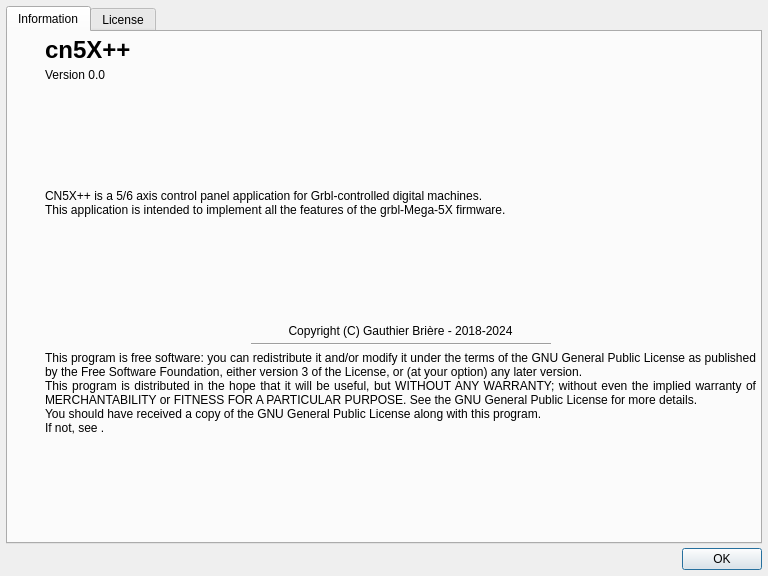
<?xml version="1.0" encoding="UTF-8"?>
<ui version="4.0">
 <author>Gauthier Brière</author>
 <comment>

 Copyright 2018-2024 Gauthier Brière (gauthier.briere &quot;at&quot; gmail.com)

 This file is part of cn5X

 cn5X is free software: you can redistribute it and/or modify it
  under the terms of the GNU General Public License as published by
 the Free Software Foundation, either version 3 of the License, or
 (at your option) any later version.

 cn5X is distributed in the hope that it will be useful, but
 WITHOUT ANY WARRANTY; without even the implied warranty of
 MERCHANTABILITY or FITNESS FOR A PARTICULAR PURPOSE.  See the
 GNU General Public License for more details.

 You should have received a copy of the GNU General Public License
 along with this program.  If not, see http://www.gnu.org/licenses/.

 </comment>
 <class>dlgApropos</class>
 <widget class="QDialog" name="dlgApropos">
  <property name="windowModality">
   <enum>Qt::ApplicationModal</enum>
  </property>
  <property name="geometry">
   <rect>
    <x>0</x>
    <y>0</y>
    <width>768</width>
    <height>576</height>
   </rect>
  </property>
  <property name="windowTitle">
   <string>About cn5X++</string>
  </property>
  <property name="windowIcon">
   <iconset resource="cn5X.qrc">
    <normaloff>images/XYZAB.svg</normaloff>images/XYZAB.svg</iconset>
  </property>
  <property name="sizeGripEnabled">
   <bool>false</bool>
  </property>
  <property name="modal">
   <bool>true</bool>
  </property>
  <layout class="QVBoxLayout" name="verticalLayout_4">
   <property name="spacing">
    <number>4</number>
   </property>
   <property name="leftMargin">
    <number>6</number>
   </property>
   <property name="topMargin">
    <number>6</number>
   </property>
   <property name="rightMargin">
    <number>6</number>
   </property>
   <property name="bottomMargin">
    <number>6</number>
   </property>
   <item>
    <widget class="QTabWidget" name="tabWidget">
     <property name="currentIndex">
      <number>0</number>
     </property>
     <widget class="QWidget" name="tab">
      <attribute name="title">
       <string>Information</string>
      </attribute>
      <layout class="QHBoxLayout" name="horizontalLayout_3">
       <property name="spacing">
        <number>4</number>
       </property>
       <property name="leftMargin">
        <number>4</number>
       </property>
       <property name="topMargin">
        <number>4</number>
       </property>
       <property name="rightMargin">
        <number>4</number>
       </property>
       <property name="bottomMargin">
        <number>4</number>
       </property>
       <item>
        <widget class="QFrame" name="frame">
         <layout class="QVBoxLayout" name="verticalLayout_2">
          <property name="leftMargin">
           <number>0</number>
          </property>
          <item>
           <widget class="QLabel" name="label">
            <property name="maximumSize">
             <size>
              <width>178</width>
              <height>141</height>
             </size>
            </property>
            <property name="text">
             <string/>
            </property>
            <property name="pixmap">
             <pixmap resource="cn5X.qrc">images/XYZAB.svg</pixmap>
            </property>
            <property name="scaledContents">
             <bool>true</bool>
            </property>
            <property name="alignment">
             <set>Qt::AlignCenter</set>
            </property>
            <property name="wordWrap">
             <bool>false</bool>
            </property>
           </widget>
          </item>
          <item>
           <spacer name="verticalSpacer_3">
            <property name="orientation">
             <enum>Qt::Vertical</enum>
            </property>
            <property name="sizeHint" stdset="0">
             <size>
              <width>20</width>
              <height>40</height>
             </size>
            </property>
           </spacer>
          </item>
         </layout>
        </widget>
       </item>
       <item>
        <layout class="QVBoxLayout" name="verticalLayout_3">
         <property name="spacing">
          <number>4</number>
         </property>
         <item>
          <widget class="QLabel" name="label_2">
           <property name="text">
            <string notr="true">&lt;h1&gt;cn5X++&lt;/h1&gt;</string>
           </property>
           <property name="alignment">
            <set>Qt::AlignLeading|Qt::AlignLeft|Qt::AlignTop</set>
           </property>
          </widget>
         </item>
         <item>
          <widget class="QLabel" name="lblVersion">
           <property name="text">
            <string>Version 0.0</string>
           </property>
          </widget>
         </item>
         <item>
          <spacer name="verticalSpacer_2">
           <property name="orientation">
            <enum>Qt::Vertical</enum>
           </property>
           <property name="sizeHint" stdset="0">
            <size>
             <width>20</width>
             <height>40</height>
            </size>
           </property>
          </spacer>
         </item>
         <item>
          <widget class="QLabel" name="label_3">
           <property name="text">
            <string>CN5X++ is a 5/6 axis control panel application for Grbl-controlled digital machines.
This application is intended to implement all the features of the grbl-Mega-5X firmware.</string>
           </property>
           <property name="alignment">
            <set>Qt::AlignJustify|Qt::AlignTop</set>
           </property>
           <property name="wordWrap">
            <bool>true</bool>
           </property>
          </widget>
         </item>
         <item>
          <spacer name="verticalSpacer_5">
           <property name="orientation">
            <enum>Qt::Vertical</enum>
           </property>
           <property name="sizeHint" stdset="0">
            <size>
             <width>20</width>
             <height>40</height>
            </size>
           </property>
          </spacer>
         </item>
         <item>
          <widget class="QLabel" name="label_5">
           <property name="text">
            <string notr="true">Copyright (C) Gauthier Brière - 2018-2024</string>
           </property>
           <property name="alignment">
            <set>Qt::AlignCenter</set>
           </property>
          </widget>
         </item>
         <item>
          <widget class="QFrame" name="frame">
           <property name="maximumSize">
            <size>
             <width>16777215</width>
             <height>5</height>
            </size>
           </property>
           <property name="lineWidth">
            <number>3</number>
           </property>
           <layout class="QHBoxLayout" name="horizontalLayout_2">
            <property name="spacing">
             <number>0</number>
            </property>
            <property name="leftMargin">
             <number>0</number>
            </property>
            <property name="topMargin">
             <number>1</number>
            </property>
            <property name="rightMargin">
             <number>0</number>
            </property>
            <property name="bottomMargin">
             <number>0</number>
            </property>
            <item>
             <spacer name="horizontalSpacer_2">
              <property name="orientation">
               <enum>Qt::Horizontal</enum>
              </property>
              <property name="sizeHint" stdset="0">
               <size>
                <width>40</width>
                <height>20</height>
               </size>
              </property>
             </spacer>
            </item>
            <item>
             <widget class="Line" name="line">
              <property name="minimumSize">
               <size>
                <width>300</width>
                <height>0</height>
               </size>
              </property>
              <property name="orientation">
               <enum>Qt::Horizontal</enum>
              </property>
             </widget>
            </item>
            <item>
             <spacer name="horizontalSpacer_3">
              <property name="orientation">
               <enum>Qt::Horizontal</enum>
              </property>
              <property name="sizeHint" stdset="0">
               <size>
                <width>40</width>
                <height>20</height>
               </size>
              </property>
             </spacer>
            </item>
           </layout>
          </widget>
         </item>
         <item>
          <widget class="QLabel" name="label_4">
           <property name="text">
            <string notr="true">This program is free software: you can redistribute it and/or modify it under the terms of the GNU General Public License as published by the Free Software Foundation, either version 3 of the License, or (at your option) any later version.
This program is distributed in the hope that it will be useful, but WITHOUT ANY WARRANTY; without even the implied warranty of MERCHANTABILITY or FITNESS FOR A PARTICULAR PURPOSE. See the GNU General Public License for more details.
You should have received a copy of the GNU General Public License along with this program.
If not, see &lt;http://www.gnu.org/licenses/&gt;.</string>
           </property>
           <property name="alignment">
            <set>Qt::AlignJustify|Qt::AlignVCenter</set>
           </property>
           <property name="wordWrap">
            <bool>true</bool>
           </property>
          </widget>
         </item>
         <item>
          <spacer name="verticalSpacer_4">
           <property name="orientation">
            <enum>Qt::Vertical</enum>
           </property>
           <property name="sizeHint" stdset="0">
            <size>
             <width>20</width>
             <height>40</height>
            </size>
           </property>
          </spacer>
         </item>
        </layout>
       </item>
      </layout>
     </widget>
     <widget class="QWidget" name="tab_2">
      <attribute name="title">
       <string>License</string>
      </attribute>
      <layout class="QHBoxLayout" name="horizontalLayout_4">
       <property name="spacing">
        <number>0</number>
       </property>
       <property name="leftMargin">
        <number>0</number>
       </property>
       <property name="topMargin">
        <number>0</number>
       </property>
       <property name="rightMargin">
        <number>0</number>
       </property>
       <property name="bottomMargin">
        <number>0</number>
       </property>
       <item>
        <widget class="QPlainTextEdit" name="qptLicence">
         <property name="verticalScrollBarPolicy">
          <enum>Qt::ScrollBarAlwaysOn</enum>
         </property>
         <property name="readOnly">
          <bool>true</bool>
         </property>
         <property name="plainText">
          <string notr="true"/>
         </property>
        </widget>
       </item>
      </layout>
     </widget>
    </widget>
   </item>
   <item>
    <layout class="QHBoxLayout" name="horizontalLayout">
     <property name="spacing">
      <number>0</number>
     </property>
     <item>
      <spacer name="horizontalSpacer">
       <property name="orientation">
        <enum>Qt::Horizontal</enum>
       </property>
       <property name="sizeHint" stdset="0">
        <size>
         <width>40</width>
         <height>20</height>
        </size>
       </property>
      </spacer>
     </item>
     <item>
      <widget class="QDialogButtonBox" name="buttonBox">
       <property name="orientation">
        <enum>Qt::Horizontal</enum>
       </property>
       <property name="standardButtons">
        <set>QDialogButtonBox::Ok</set>
       </property>
      </widget>
     </item>
    </layout>
   </item>
  </layout>
 </widget>
 <resources/>
 <connections>
  <connection>
   <sender>buttonBox</sender>
   <signal>accepted()</signal>
   <receiver>dlgApropos</receiver>
   <slot>accept()</slot>
   <hints>
    <hint type="sourcelabel">
     <x>248</x>
     <y>254</y>
    </hint>
    <hint type="destinationlabel">
     <x>157</x>
     <y>274</y>
    </hint>
   </hints>
  </connection>
  <connection>
   <sender>buttonBox</sender>
   <signal>rejected()</signal>
   <receiver>dlgApropos</receiver>
   <slot>reject()</slot>
   <hints>
    <hint type="sourcelabel">
     <x>316</x>
     <y>260</y>
    </hint>
    <hint type="destinationlabel">
     <x>286</x>
     <y>274</y>
    </hint>
   </hints>
  </connection>
 </connections>
</ui>
